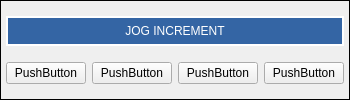
                  <widget class="QFrame" name="gridFrame">
                   <property name="maximumSize">
                    <size>
                     <width>420</width>
                     <height>120</height>
                    </size>
                   </property>
                   <property name="styleSheet">
                    <string notr="true"/>
                   </property>
                   <property name="frameShape">
                    <enum>QFrame::Box</enum>
                   </property>
                   <layout class="QGridLayout" name="gridLayout_35">
                    <property name="leftMargin">
                     <number>5</number>
                    </property>
                    <property name="topMargin">
                     <number>5</number>
                    </property>
                    <property name="rightMargin">
                     <number>5</number>
                    </property>
                    <property name="bottomMargin">
                     <number>5</number>
                    </property>
                    <item row="2" column="2">
                     <widget class="QPushButton" name="pushButton_3">
                      <property name="text">
                       <string>PushButton</string>
                      </property>
                     </widget>
                    </item>
                    <item row="2" column="3">
                     <widget class="QPushButton" name="pushButton_4">
                      <property name="text">
                       <string>PushButton</string>
                      </property>
                     </widget>
                    </item>
                    <item row="2" column="1">
                     <widget class="QPushButton" name="pushButton_2">
                      <property name="text">
                       <string>PushButton</string>
                      </property>
                     </widget>
                    </item>
                    <item row="2" column="4">
                     <widget class="QPushButton" name="pushButton_5">
                      <property name="text">
                       <string>PushButton</string>
                      </property>
                     </widget>
                    </item>
                    <item row="0" column="1" colspan="4">
                     <widget class="QLabel" name="label_37">
                      <property name="minimumSize">
                       <size>
                        <width>0</width>
                        <height>20</height>
                       </size>
                      </property>
                      <property name="maximumSize">
                       <size>
                        <width>16777215</width>
                        <height>30</height>
                       </size>
                      </property>
                      <property name="styleSheet">
                       <string notr="true">color: rgb(255, 255, 255);
background-color:rgb(52, 101, 164);</string>
                      </property>
                      <property name="frameShape">
                       <enum>QFrame::Box</enum>
                      </property>
                      <property name="lineWidth">
                       <number>2</number>
                      </property>
                      <property name="text">
                       <string>JOG INCREMENT</string>
                      </property>
                      <property name="alignment">
                       <set>Qt::AlignCenter</set>
                      </property>
                     </widget>
                    </item>
                   </layout>
                  </widget>
